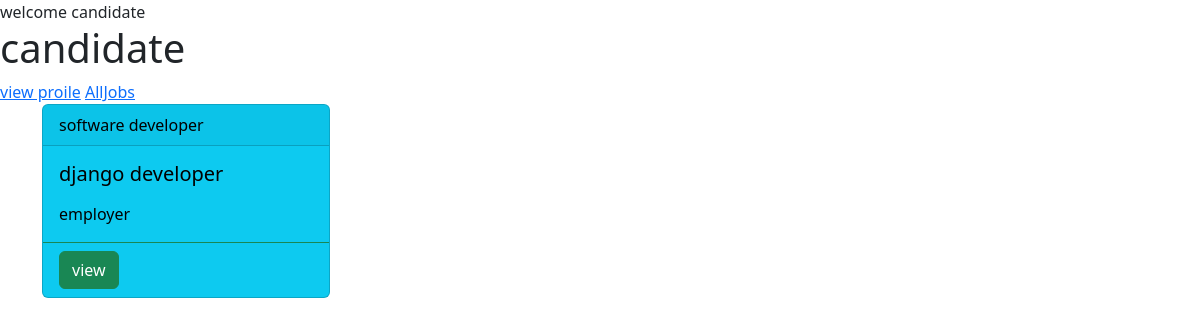
Screenshot of /candidates/home (signed in) with the database file from the repository.
### users/models.py (models this page shows, shortened)
class User(AbstractUser):
    phone=models.CharField(max_length=12)
    options=(
        ("employer","employer"),
        ("candidate","candidate")
    )
    role=models.CharField(max_length=12,choices=options,default="candidate")

### employer/models.py (models this page shows, shortened)
class Jobs(models.Model):
    posted_by=models.ForeignKey(User,on_delete=models.CASCADE,related_name="company")
    job_title=models.CharField(max_length=120)
    job_description=models.TextField()
    role=models.CharField(max_length=120)
    experience=models.PositiveIntegerField(default=0)
    location=models.CharField(max_length=120)
    salary=models.PositiveIntegerField()
    created_date=models.DateField(auto_now_add=True)
    last_date=models.DateField(null=True)
    qulaification=models.CharField(max_length=120,null=True)

### candidate/views.py (the view)
# urls.py: path("home",views.CandidateHomeView.as_view(),name="cand-home"),
class CandidateHomeView(TemplateView):
    template_name = "cand-home.html"
    def get_context_data(self, **kwargs):
        context=super().get_context_data(**kwargs)
        qs=Jobs.objects.all()
        context["jobs"]=qs
        return context

### candidate/templates/cand-home.html (shortened to what this page needs)
<!DOCTYPE html>
<html lang="en">
<head>
    <link href="https://cdn.jsdelivr.net/npm/bootstrap@5.2.0-beta1/dist/css/bootstrap.min.css" rel="stylesheet"
>
</head>
<body>
welcome candidate <h1>{{request.user}}</h1>
{%if request.user.candidates%}
<a href="">view proile</a>
{%else%}
<a href="{%url 'cand-addprofile'%}">Addprofile</a>
{%endif%}
<a href="">AllJobs</a>
<div class="container">
    <div class="row">
        {%for job in jobs%}
        <div class="col-4">
            <div class="card text-bg-info mb-3" style="max-width: 18rem;">
                <div class="card-header">{{job.job_title}}</div>
                <div class="card-body">
                    <h5 class="card-title">{{job.role}}</h5>
                    <p class="card-text">{{job.posted_by.username}}</p>
                </div>
                 <div class="card-footer bg-transparent border-success"><a href="" class="btn btn-success">view</a></div>
            </div>
        </div>
        {%endfor%}
    </div>
</div>
</body>
</html>

### rows the page displays
User: user "candidate"
Jobs: job_title "software developer", role "django developer", posted_by.username "employer"
